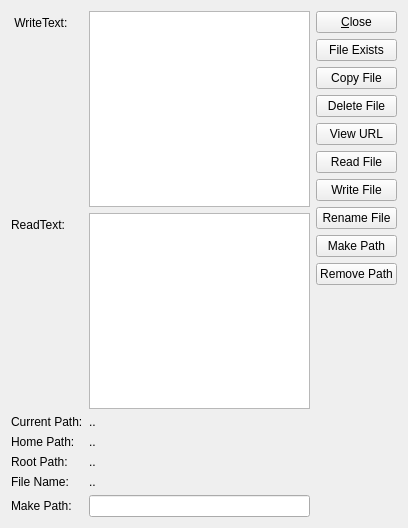
<?xml version="1.0" encoding="UTF-8"?>
<ui version="4.0">
 <comment>This file is part of the xTuple ERP: PostBooks Edition, a free and
open source Enterprise Resource Planning software suite,
Copyright (c) 1999-2012 by OpenMFG LLC, d/b/a xTuple.
It is licensed to you under the Common Public Attribution License
version 1.0, the full text of which (including xTuple-specific Exhibits)
is available at www.xtuple.com/CPAL.  By using this software, you agree
to be bound by its terms.</comment>
 <class>FileDemo</class>
 <widget class="QWidget" name="FileDemo">
  <property name="geometry">
   <rect>
    <x>0</x>
    <y>0</y>
    <width>408</width>
    <height>528</height>
   </rect>
  </property>
  <property name="windowTitle">
   <string>File Control Demo</string>
  </property>
  <layout class="QHBoxLayout" name="horizontalLayout">
   <item>
    <layout class="QFormLayout" name="formLayout">
     <item row="1" column="1">
      <widget class="QTextEdit" name="_WriteText"/>
     </item>
     <item row="2" column="0">
      <widget class="QLabel" name="_label2">
       <property name="text">
        <string>ReadText:</string>
       </property>
      </widget>
     </item>
     <item row="2" column="1">
      <widget class="QTextEdit" name="_readText">
       <property name="html">
        <string>&lt;!DOCTYPE HTML PUBLIC &quot;-//W3C//DTD HTML 4.0//EN&quot; &quot;http://www.w3.org/TR/REC-html40/strict.dtd&quot;&gt;
&lt;html&gt;&lt;head&gt;&lt;meta name=&quot;qrichtext&quot; content=&quot;1&quot; /&gt;&lt;style type=&quot;text/css&quot;&gt;
p, li { white-space: pre-wrap; }
&lt;/style&gt;&lt;/head&gt;&lt;body style=&quot; font-family:'Lucida Grande'; font-size:13pt; font-weight:400; font-style:normal;&quot;&gt;
&lt;p style=&quot;-qt-paragraph-type:empty; margin-top:0px; margin-bottom:0px; margin-left:0px; margin-right:0px; -qt-block-indent:0; text-indent:0px; font-family:'Sans Serif'; font-size:9pt;&quot;&gt;&lt;/p&gt;&lt;/body&gt;&lt;/html&gt;</string>
       </property>
      </widget>
     </item>
     <item row="4" column="1">
      <widget class="QLabel" name="_CurrentPath">
       <property name="text">
        <string>..</string>
       </property>
      </widget>
     </item>
     <item row="6" column="1">
      <widget class="QLabel" name="_HomePath">
       <property name="text">
        <string>..</string>
       </property>
      </widget>
     </item>
     <item row="8" column="1">
      <widget class="QLabel" name="_RootPath">
       <property name="text">
        <string>..</string>
       </property>
      </widget>
     </item>
     <item row="10" column="1">
      <widget class="QLabel" name="_FileName">
       <property name="text">
        <string>..</string>
       </property>
      </widget>
     </item>
     <item row="12" column="1">
      <widget class="QLineEdit" name="_mkpathtext"/>
     </item>
     <item row="1" column="0">
      <widget class="QLabel" name="_label1">
       <property name="text">
        <string> WriteText:</string>
       </property>
      </widget>
     </item>
     <item row="4" column="0">
      <widget class="QLabel" name="_label4">
       <property name="sizePolicy">
        <sizepolicy hsizetype="Fixed" vsizetype="Preferred">
         <horstretch>0</horstretch>
         <verstretch>0</verstretch>
        </sizepolicy>
       </property>
       <property name="text">
        <string>Current Path:</string>
       </property>
      </widget>
     </item>
     <item row="6" column="0">
      <widget class="QLabel" name="_label5">
       <property name="sizePolicy">
        <sizepolicy hsizetype="Fixed" vsizetype="Preferred">
         <horstretch>0</horstretch>
         <verstretch>0</verstretch>
        </sizepolicy>
       </property>
       <property name="text">
        <string>Home Path:  </string>
       </property>
      </widget>
     </item>
     <item row="8" column="0">
      <widget class="QLabel" name="_label7">
       <property name="sizePolicy">
        <sizepolicy hsizetype="Fixed" vsizetype="Preferred">
         <horstretch>0</horstretch>
         <verstretch>0</verstretch>
        </sizepolicy>
       </property>
       <property name="text">
        <string>Root Path:    </string>
       </property>
      </widget>
     </item>
     <item row="10" column="0">
      <widget class="QLabel" name="_label6">
       <property name="sizePolicy">
        <sizepolicy hsizetype="Fixed" vsizetype="Preferred">
         <horstretch>0</horstretch>
         <verstretch>0</verstretch>
        </sizepolicy>
       </property>
       <property name="text">
        <string>File Name:   </string>
       </property>
      </widget>
     </item>
     <item row="12" column="0">
      <widget class="QLabel" name="_label3">
       <property name="sizePolicy">
        <sizepolicy hsizetype="Fixed" vsizetype="Preferred">
         <horstretch>0</horstretch>
         <verstretch>0</verstretch>
        </sizepolicy>
       </property>
       <property name="text">
        <string>Make Path: </string>
       </property>
      </widget>
     </item>
    </layout>
   </item>
   <item>
    <layout class="QVBoxLayout">
     <item>
      <widget class="QPushButton" name="_close">
       <property name="text">
        <string>&amp;Close</string>
       </property>
      </widget>
     </item>
     <item>
      <widget class="QPushButton" name="_FileExsits">
       <property name="text">
        <string>File Exists</string>
       </property>
       <property name="default">
        <bool>false</bool>
       </property>
      </widget>
     </item>
     <item>
      <widget class="QPushButton" name="_copy">
       <property name="text">
        <string>Copy File</string>
       </property>
       <property name="default">
        <bool>false</bool>
       </property>
      </widget>
     </item>
     <item>
      <widget class="QPushButton" name="_delete">
       <property name="text">
        <string>Delete File</string>
       </property>
       <property name="default">
        <bool>false</bool>
       </property>
      </widget>
     </item>
     <item>
      <widget class="QPushButton" name="_viewUrl">
       <property name="text">
        <string>View URL</string>
       </property>
       <property name="default">
        <bool>false</bool>
       </property>
      </widget>
     </item>
     <item>
      <widget class="QPushButton" name="_ReadFile">
       <property name="text">
        <string>Read File</string>
       </property>
       <property name="default">
        <bool>false</bool>
       </property>
      </widget>
     </item>
     <item>
      <widget class="QPushButton" name="_WriteFile">
       <property name="text">
        <string>Write File</string>
       </property>
       <property name="default">
        <bool>false</bool>
       </property>
      </widget>
     </item>
     <item>
      <widget class="QPushButton" name="_renameFile">
       <property name="text">
        <string>Rename File</string>
       </property>
       <property name="default">
        <bool>false</bool>
       </property>
      </widget>
     </item>
     <item>
      <widget class="QPushButton" name="_makePath">
       <property name="text">
        <string>Make Path</string>
       </property>
       <property name="default">
        <bool>false</bool>
       </property>
      </widget>
     </item>
     <item>
      <widget class="QPushButton" name="_removePath">
       <property name="text">
        <string>Remove Path</string>
       </property>
       <property name="default">
        <bool>false</bool>
       </property>
      </widget>
     </item>
     <item>
      <spacer>
       <property name="orientation">
        <enum>Qt::Vertical</enum>
       </property>
       <property name="sizeHint" stdset="0">
        <size>
         <width>20</width>
         <height>40</height>
        </size>
       </property>
      </spacer>
     </item>
    </layout>
   </item>
  </layout>
 </widget>
 <tabstops>
  <tabstop>_copy</tabstop>
  <tabstop>_close</tabstop>
 </tabstops>
 <resources/>
 <connections/>
</ui>
